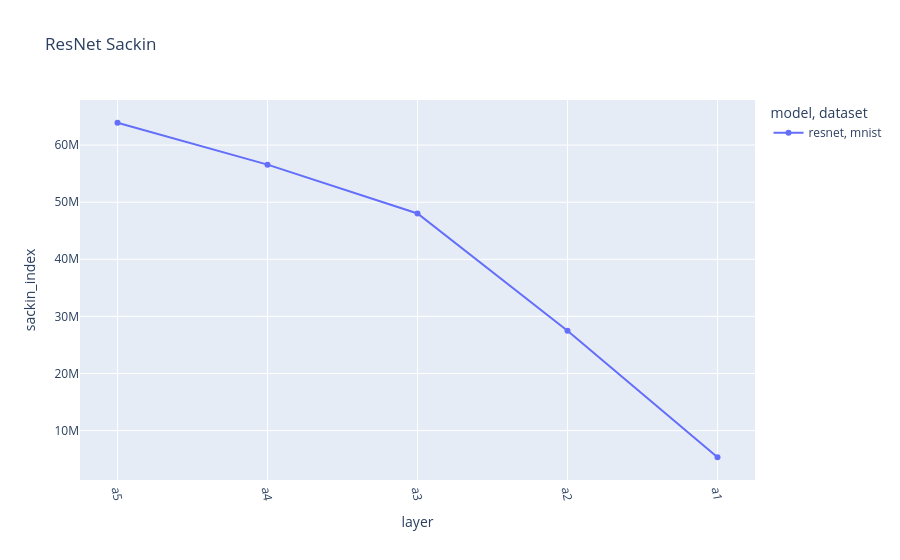

Source (notebook cell):
### Code cell
resnet = data[(data["model"].str.contains("resnet")) & (data["split"] == "trainUval") & (data["epoch"] == 144)].copy()

resnet.sort_values(by=["layer"], inplace=True, ascending=False)

fig = px.line(resnet, x="layer", y="sackin_index", color="model", symbol="dataset", color_discrete_sequence=px.colors.qualitative.Plotly, title="ResNet Sackin")
fig.update_xaxes(tickangle=80)
# fig.update_yaxes(type="log")

### Figure 1 — Plotly figure (JSON) as saved in the notebook; plotly's stock layout.template omitted (floating-point values rounded to 4 significant figures)
{"data": [{"hovertemplate": "model=resnet<br>dataset=mnist<br>layer=%{x}<br>sackin_index=%{y}<extra></extra>", "legendgroup": "resnet, mnist", "line": {"color": "#636EFA", "dash": "solid"}, "marker": {"symbol": "circle"}, "mode": "lines+markers", "name": "resnet, mnist", "orientation": "v", "showlegend": true, "type": "scatter", "x": ["a5", "a4", "a3", "a2", "a1"], "xaxis": "x", "y": [63910000.0, 56570000.0, 48020000.0, 27490000.0, 5334000.0], "yaxis": "y"}], "layout": {"legend": {"title": {"text": "model, dataset"}, "tracegroupgap": 0}, "title": {"text": "ResNet Sackin"}, "xaxis": {"anchor": "y", "domain": [0, 1], "tickangle": 80, "title": {"text": "layer"}}, "yaxis": {"anchor": "x", "domain": [0, 1], "title": {"text": "sackin_index"}}}}
